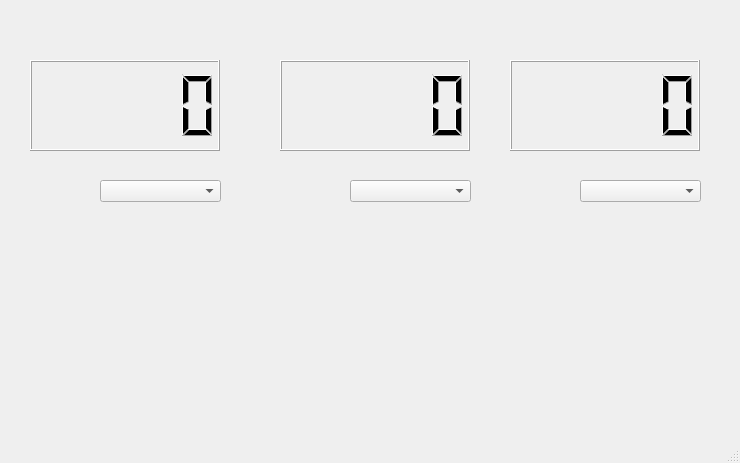
<?xml version="1.0" encoding="UTF-8"?>
<ui version="4.0">
 <class>MainWindow</class>
 <widget class="QMainWindow" name="MainWindow">
  <property name="geometry">
   <rect>
    <x>0</x>
    <y>0</y>
    <width>740</width>
    <height>463</height>
   </rect>
  </property>
  <property name="windowTitle">
   <string>Clock</string>
  </property>
  <widget class="QWidget" name="centralwidget">
   <widget class="QLCDNumber" name="Time_1">
    <property name="geometry">
     <rect>
      <x>30</x>
      <y>60</y>
      <width>190</width>
      <height>91</height>
     </rect>
    </property>
   </widget>
   <widget class="QLCDNumber" name="Time_2">
    <property name="geometry">
     <rect>
      <x>280</x>
      <y>60</y>
      <width>190</width>
      <height>91</height>
     </rect>
    </property>
   </widget>
   <widget class="QLCDNumber" name="Time_3">
    <property name="geometry">
     <rect>
      <x>510</x>
      <y>60</y>
      <width>190</width>
      <height>91</height>
     </rect>
    </property>
   </widget>
   <widget class="QComboBox" name="time_edit_1">
    <property name="geometry">
     <rect>
      <x>100</x>
      <y>180</y>
      <width>121</width>
      <height>22</height>
     </rect>
    </property>
   </widget>
   <widget class="QComboBox" name="time_edit_2">
    <property name="geometry">
     <rect>
      <x>350</x>
      <y>180</y>
      <width>121</width>
      <height>22</height>
     </rect>
    </property>
   </widget>
   <widget class="QComboBox" name="time_edit_3">
    <property name="geometry">
     <rect>
      <x>580</x>
      <y>180</y>
      <width>121</width>
      <height>22</height>
     </rect>
    </property>
   </widget>
  </widget>
  <widget class="QMenuBar" name="menubar">
   <property name="geometry">
    <rect>
     <x>0</x>
     <y>0</y>
     <width>740</width>
     <height>26</height>
    </rect>
   </property>
  </widget>
  <widget class="QStatusBar" name="statusbar"/>
 </widget>
 <resources/>
 <connections/>
</ui>
